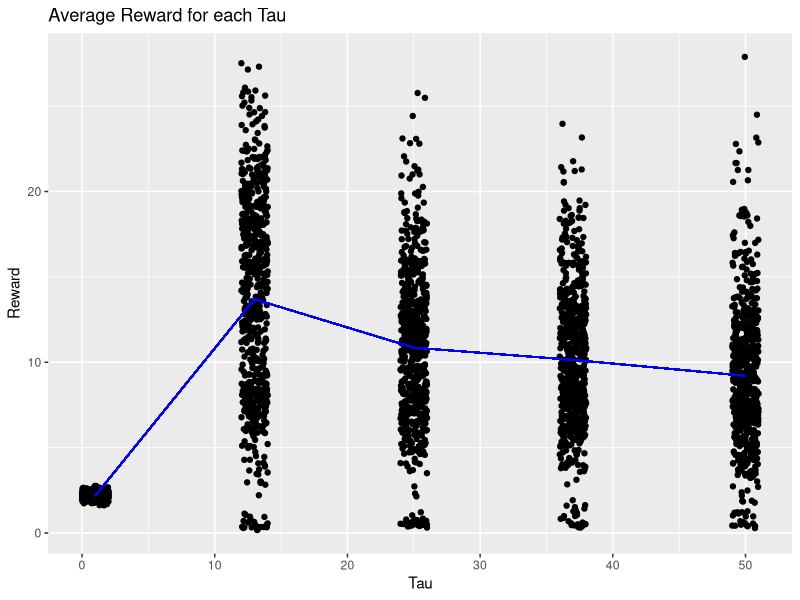
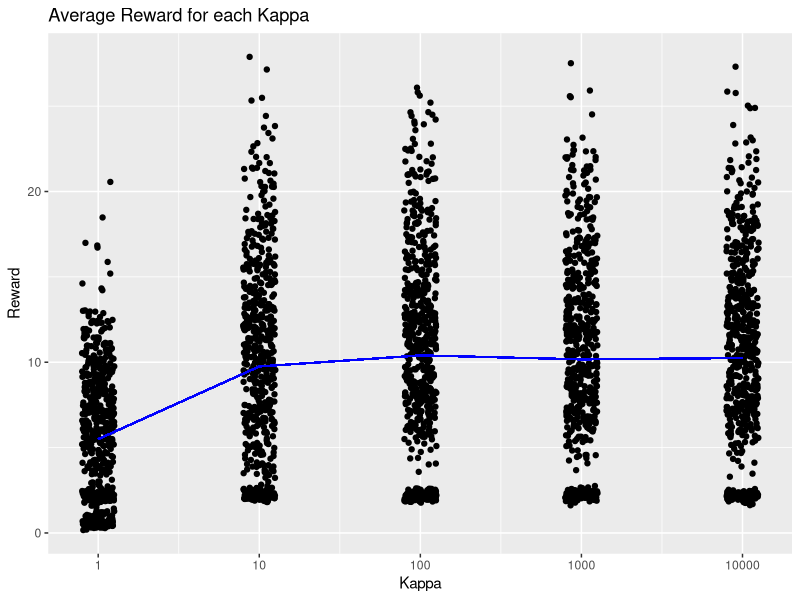
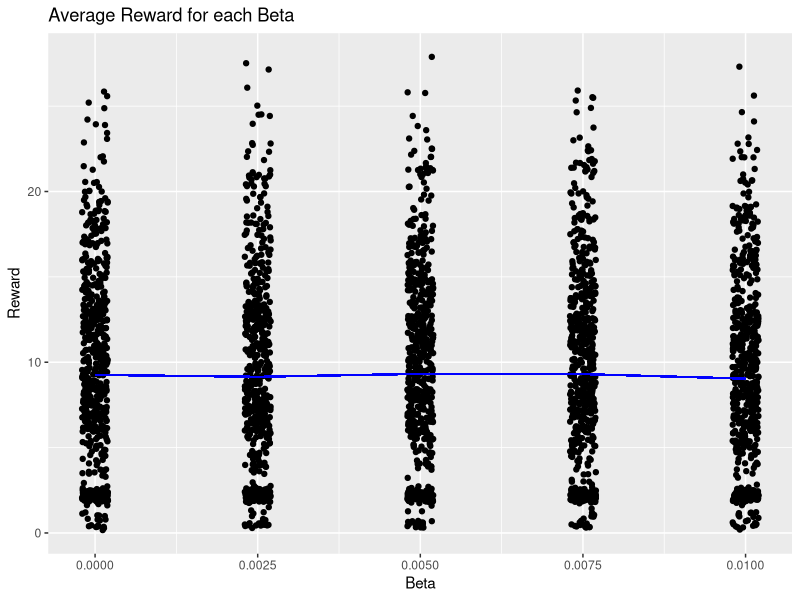
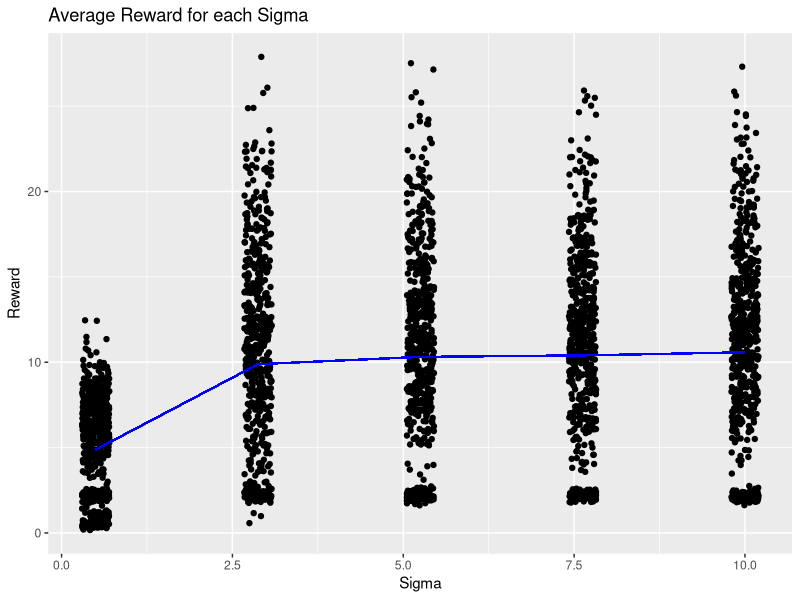
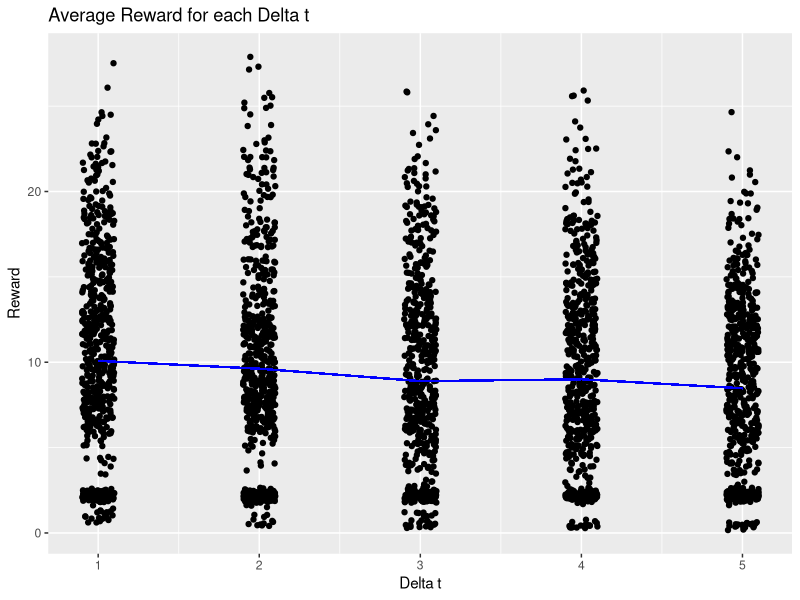
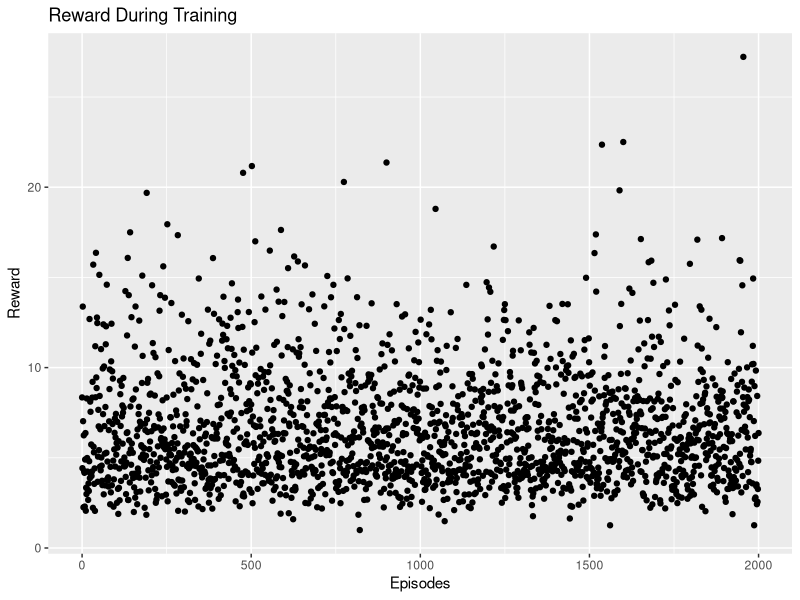
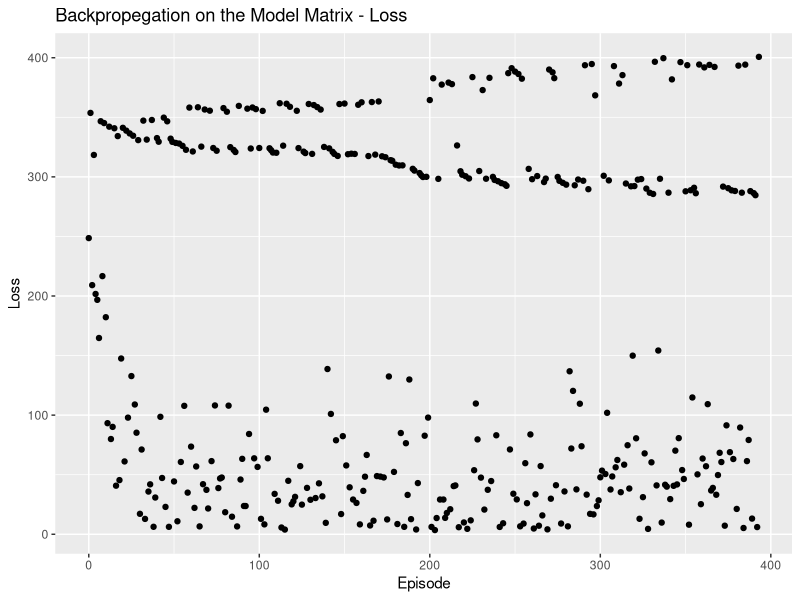
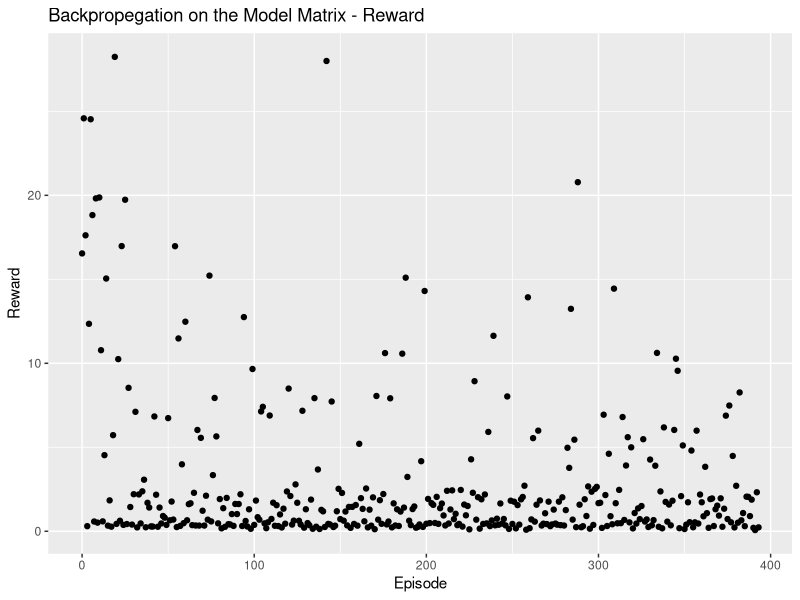

Write R code to recreate these figures, in order.
library(dplyr)
library(ggplot2)
library(zoo)

## Grid search analysis
df <- read.csv('metrics/grid_rewards.csv')
colnames(df)


# Plots
mr <- df %>% 
    group_by(tau) %>%
    summarise(rew=mean(avg_reward))
ggplot(data=df) +
    geom_jitter(aes(x=tau, y=avg_reward), width=1) +
    geom_segment(aes(x=mr$tau[1], y=mr$rew[1], xend=mr$tau[2], yend=mr$rew[2]), col='blue') +
    geom_segment(aes(x=mr$tau[2], y=mr$rew[2], xend=mr$tau[3], yend=mr$rew[3]), col='blue') +
    geom_segment(aes(x=mr$tau[3], y=mr$rew[3], xend=mr$tau[4], yend=mr$rew[4]), col='blue') +
    geom_segment(aes(x=mr$tau[4], y=mr$rew[4], xend=mr$tau[5], yend=mr$rew[5]), col='blue') +
    labs(title='Average Reward for each Tau', x='Tau', y='Reward')
ggsave('figures/tau_grid_search.png', width=7, height=5)

mr <- df %>% 
    group_by(kappa) %>%
    summarise(rew=mean(avg_reward))
ggplot(data=df) +
    geom_jitter(aes(x=kappa, y=avg_reward), width=0.1) +
    geom_segment(aes(x=mr$kappa[1], y=mr$rew[1], xend=mr$kappa[2], yend=mr$rew[2]), col='blue') +
    geom_segment(aes(x=mr$kappa[2], y=mr$rew[2], xend=mr$kappa[3], yend=mr$rew[3]), col='blue') +
    geom_segment(aes(x=mr$kappa[3], y=mr$rew[3], xend=mr$kappa[4], yend=mr$rew[4]), col='blue') +
    geom_segment(aes(x=mr$kappa[4], y=mr$rew[4], xend=mr$kappa[5], yend=mr$rew[5]), col='blue') +
    labs(title='Average Reward for each Kappa', x='Kappa', y='Reward') +
    scale_x_log10()
ggsave('figures/kappa_grid_search.png', width=7, height=5)


mr <- df %>% 
    group_by(beta) %>%
    summarise(rew=mean(avg_reward))
ggplot(data=df) +
    geom_jitter(aes(x=beta, y=avg_reward), width=0.0002) +
    geom_segment(aes(x=mr$beta[1], y=mr$rew[1], xend=mr$beta[2], yend=mr$rew[2]), col='blue') +
    geom_segment(aes(x=mr$beta[2], y=mr$rew[2], xend=mr$beta[3], yend=mr$rew[3]), col='blue') +
    geom_segment(aes(x=mr$beta[3], y=mr$rew[3], xend=mr$beta[4], yend=mr$rew[4]), col='blue') +
    geom_segment(aes(x=mr$beta[4], y=mr$rew[4], xend=mr$beta[5], yend=mr$rew[5]), col='blue') +
    labs(title='Average Reward for each Beta', x='Beta', y='Reward')
ggsave('figures/beta_grid_search.png', width=7, height=5)


mr <- df %>% 
    group_by(sigma) %>%
    summarise(rew=mean(avg_reward))
ggplot(data=df) +
    geom_jitter(aes(x=sigma, y=avg_reward), width=0.2) +
    geom_segment(aes(x=mr$sigma[1], y=mr$rew[1], xend=mr$sigma[2], yend=mr$rew[2]), col='blue') +
    geom_segment(aes(x=mr$sigma[2], y=mr$rew[2], xend=mr$sigma[3], yend=mr$rew[3]), col='blue') +
    geom_segment(aes(x=mr$sigma[3], y=mr$rew[3], xend=mr$sigma[4], yend=mr$rew[4]), col='blue') +
    geom_segment(aes(x=mr$sigma[4], y=mr$rew[4], xend=mr$sigma[5], yend=mr$rew[5]), col='blue') +
    labs(title='Average Reward for each Sigma', x='Sigma', y='Reward')
ggsave('figures/sigma_grid_search.png', width=7, height=5)


mr <- df %>% 
    group_by(delta_t) %>%
    summarise(rew=mean(avg_reward))
ggplot(data=df) +
    geom_jitter(aes(x=delta_t, y=avg_reward), width=0.1) +
    geom_segment(aes(x=mr$delta_t[1], y=mr$rew[1], xend=mr$delta_t[2], yend=mr$rew[2]), col='blue') +
    geom_segment(aes(x=mr$delta_t[2], y=mr$rew[2], xend=mr$delta_t[3], yend=mr$rew[3]), col='blue') +
    geom_segment(aes(x=mr$delta_t[3], y=mr$rew[3], xend=mr$delta_t[4], yend=mr$rew[4]), col='blue') +
    geom_segment(aes(x=mr$delta_t[4], y=mr$rew[4], xend=mr$delta_t[5], yend=mr$rew[5]), col='blue') +
    labs(title='Average Reward for each Delta t', x='Delta t', y='Reward')
ggsave('figures/delta_t_grid_search.png', width=7, height=5)

## DEP RL analysis
df <- read.csv('dep_RL_results/noise_0.05/metrics.csv')
colnames(df)

ggplot(data=df) +
    geom_point(aes(x=X, y=reward)) + 
    labs(title='Reward During Training', x="Episodes", y='Reward')
ggsave('figures/DEPRL_small_reward.png', width=7, height=5)


## Updating model matrix results
df <- read.csv('dep_backprop_results/forthepaper_longer/metrics.csv')
colnames(df)

ggplot(data=df) +
    geom_point(aes(x=X, y=loss)) +
    labs(title="Backpropegation on the Model Matrix - Loss", x="Episode", y="Loss")
ggsave('figures/backprop_m_loss.png', width=7, height=5)

ggplot(data=df) +
    geom_point(aes(x=X, y=reward)) +
    labs(title="Backpropegation on the Model Matrix - Reward", x="Episode", y="Reward")
ggsave('figures/backprop_m_reward.png', width=7, height=5)
    
## Deep updating model matrix
df <- read.csv('dep_deep_backprop_results/forthepaper_longer/metrics.csv')
colnames(df)

ggplot(data=df) +
    geom_point(aes(x=X, y=loss)) +
    labs(title="Learning a Deep Model Matrix - Loss", x="Episode", y="Loss")
ggsave('figures/deep_backprop_m_loss_500.png', width=7, height=5)

ggplot(data=df) +
    geom_point(aes(x=X, y=reward)) +
    labs(title="Learning a Deep Model Matrix - Reward", x="Episode", y="Reward")
ggsave('figures/deep_backprop_m_reward_500.png', width=7, height=5)

# Moving averages
k <- 15
df <- df %>% 
    mutate(loss_ma = rollmean(loss, k=k, fill=T, align='right')) %>%
    mutate(reward_ma = rollmean(reward, k=k, fill=T, align='right')) %>%
    filter(reward_ma != 1)

ggplot(data=df) +
    geom_line(aes(x=X, y=loss_ma)) +
    labs(title="Deep Model Matrix - Loss Moving Average", x="Episode", y="Loss")
ggsave('figures/deep_m_loss_ma.png', width=7, height=5)

ggplot(data=df) +
    geom_line(aes(x=X, y=reward_ma)) +
    labs(title="Deep Model Matrix - Reward Moving Average", x="Episode", y="Reward")
ggsave('figures/deep_m_reward_ma.png', width=7, height=5)
